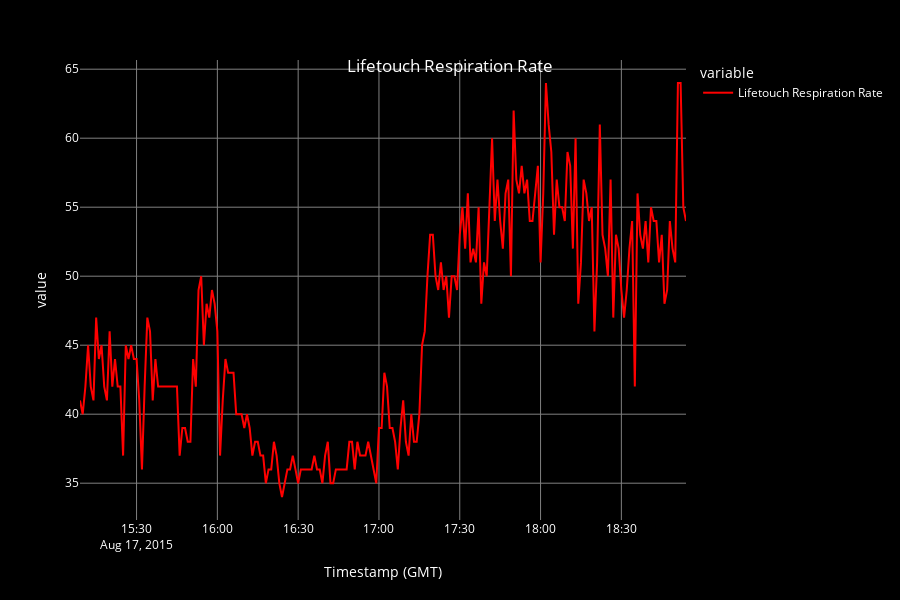

Write notebook code for a chart like this one.
### Code cell
#Lifetouch Respiration Rate

fig = px.line(df['Lifetouch Respiration Rate'], width=900, height=600)

# Set the background color to yellow
fig.update_layout(
    plot_bgcolor='black',
    paper_bgcolor='black',
    font=dict(color='white')
)

# Set the line color to blue
fig.update_traces(line_color='red')

# Show grid lines
fig.update_layout(
    xaxis=dict(showgrid=True, gridcolor='gray', gridwidth=1),
    yaxis=dict(showgrid=True, gridcolor='gray', gridwidth=1),
    title={
        'text': "Lifetouch Respiration Rate",
        'y':0.9,
        'x':0.5,
        'xanchor': 'center',
        'yanchor': 'top'
    }
)

fig.show()

### Figure 1 — Plotly figure (JSON) as saved in the notebook; plotly's stock layout.template omitted (floating-point values rounded to 4 significant figures; data arrays with more than 128 entries replaced by an {"elided": "..."} marker saying what was removed)
{"data": [{"hovertemplate": "variable=Lifetouch Respiration Rate<br>Timestamp (GMT)=%{x}<br>value=%{y}<extra></extra>", "legendgroup": "Lifetouch Respiration Rate", "line": {"color": "red", "dash": "solid"}, "marker": {"symbol": "circle"}, "mode": "lines", "name": "Lifetouch Respiration Rate", "orientation": "v", "showlegend": true, "type": "scatter", "x": {"elided": "226 str values"}, "xaxis": "x", "y": {"elided": "226 int values"}, "yaxis": "y"}], "layout": {"font": {"color": "white"}, "height": 600, "legend": {"title": {"text": "variable"}, "tracegroupgap": 0}, "margin": {"t": 60}, "paper_bgcolor": "black", "plot_bgcolor": "black", "title": {"text": "Lifetouch Respiration Rate", "x": 0.5, "xanchor": "center", "y": 0.9, "yanchor": "top"}, "width": 900, "xaxis": {"anchor": "y", "domain": [0, 1], "gridcolor": "gray", "gridwidth": 1, "showgrid": true, "title": {"text": "Timestamp (GMT)"}}, "yaxis": {"anchor": "x", "domain": [0, 1], "gridcolor": "gray", "gridwidth": 1, "showgrid": true, "title": {"text": "value"}}}}
